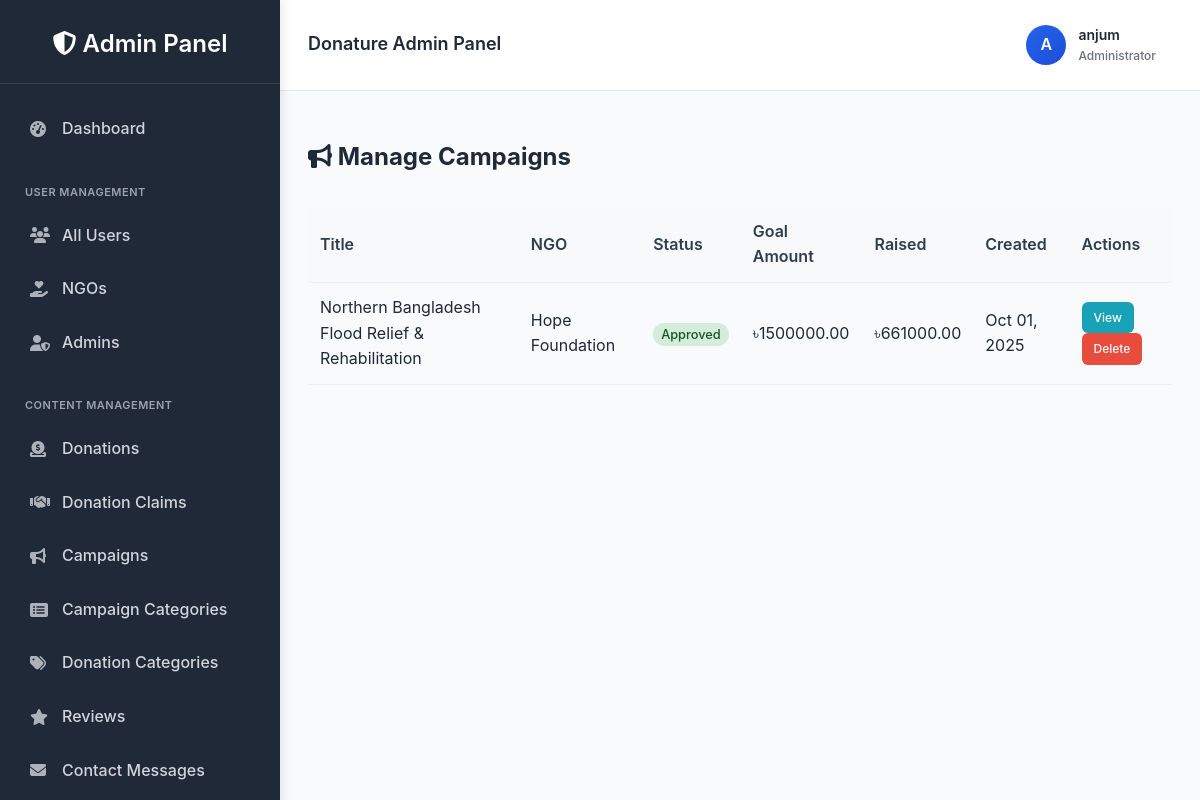
/panel/campaigns/ (signed in), run on the app's committed database.
### donations/models.py (models this page shows, shortened)
class User(AbstractUser):
    USER_TYPE_CHOICES = (
        ('donor/recipient', 'Donor/Recipient'),
        ('ngo', 'NGO'),
        ('admin', 'Admin'),
    )
    user_type = models.CharField(max_length=20, choices=USER_TYPE_CHOICES, blank=True, null=True)
    is_approved = models.BooleanField(default=False)  # For NGO approval
    profile_picture = models.ImageField(upload_to='profile_pics/', blank=True, null=True) # Profile picture field

### ngos/models.py (models this page shows, shortened)
class Campaign(models.Model):
    STATUS_CHOICES = (
        ('pending', 'Pending Approval'),
        ('approved', 'Approved'),
        ('rejected', 'Rejected'),
    )
    ngo = models.ForeignKey(
        User,
        on_delete=models.CASCADE,
        limit_choices_to={'user_type': 'ngo', 'is_approved': True},
        related_name="campaigns"
    )
    title = models.CharField(max_length=200)
    description = models.TextField()
    image = models.ImageField(upload_to="campaigns/", blank=True, null=True)
    goal_amount = models.DecimalField(max_digits=12, decimal_places=2, blank=True, null=True)
    collected_amount = models.DecimalField(max_digits=12, decimal_places=2, default=0)
    start_date = models.DateField(auto_now_add=True)
    end_date = models.DateField(blank=True, null=True)
    category = models.ForeignKey(
        'CampaignCategory',
        on_delete=models.SET_NULL,
        blank=True,
        null=True,
        related_name='campaigns'
    )
    is_active = models.BooleanField(default=True)
    status = models.CharField(max_length=20, choices=STATUS_CHOICES, default='pending')
    created_at = models.DateTimeField(auto_now_add=True)
    approved_at = models.DateTimeField(blank=True, null=True)

class NGOProfile(models.Model):
    user = models.OneToOneField(User, on_delete=models.CASCADE)
    ngo_name = models.CharField(max_length=200, blank=True, null=True)
    reg_certificate = models.FileField(upload_to='documents/', blank=True, null=True)
    email = models.EmailField(blank=True, null=True)
    contact_person = models.CharField(max_length=200, blank=True, null=True)
    nid_birth_certificate = models.FileField(upload_to='documents/', blank=True, null=True)
    city_postal = models.CharField(max_length=100, blank=True, null=True)
    address = models.TextField(blank=True, null=True)
    ngo_type = models.CharField(max_length=100, blank=True, null=True)
    social_link = models.URLField(blank=True, null=True)
    mobile_number = models.CharField(max_length=20, blank=True, null=True)
    is_verified = models.BooleanField(default=False)  # Additional verification flag

### custom_admin/views.py (the view)
    def wrapper(request, *args, **kwargs):
        if not request.user.is_authenticated or request.user.user_type != "admin":
            return HttpResponseForbidden("Access Denied!")
        return view_func(request, *args, **kwargs)

### custom_admin/views.py (called while the page is built)
def admin_only(view_func):
    def wrapper(request, *args, **kwargs):
        if not request.user.is_authenticated or request.user.user_type != "admin":
            return HttpResponseForbidden("Access Denied!")
        return view_func(request, *args, **kwargs)
    return wrapper

def admin_context(request):
    if request.user.is_authenticated and request.user.user_type == 'admin':
        return {
            'pending_ngos_count': User.objects.filter(user_type='ngo', is_approved=False).count(),
            'pending_campaigns_count': Campaign.objects.filter(status='pending').count(),
            'pending_requests_count': RequestItem.objects.filter(status='pending').count(),
        }
    return {}

@login_required
@admin_only
def manage_campaigns(request):
    campaigns = Campaign.objects.all()
    return render(request, "custom_admin/manage_campaigns.html", {"campaigns": campaigns})

### donations/context_processors.py (called while the page is built)
def notifications_context(request):
    if request.user.is_authenticated:
        notifications = Notification.objects.filter(user=request.user).order_by('-created_at')[:5]
        unread_count = Notification.objects.filter(user=request.user, is_read=False).count()
    else:
        notifications = []
        unread_count = 0
    return {
        'notifications': notifications,
        'notifications_unread_count': unread_count
    }

### custom_admin/templates/custom_admin/manage_campaigns.html
{% extends "custom_admin/base_admin.html" %}
{% block content %}
<div class="page-header">
    <h2><i class="fas fa-bullhorn"></i> Manage Campaigns</h2>
</div>
<div class="card">
    <div class="card-body">
        {% if campaigns %}
        <div class="table-responsive">
            <table class="data-table">
                <thead>
                    <tr>
                        <th>Title</th>
                        <th>NGO</th>
                        <th>Status</th>
                        <th>Goal Amount</th>
                        <th>Raised</th>
                        <th>Created</th>
                        <th>Actions</th>
                    </tr>
                </thead>
                <tbody>
                    {% for campaign in campaigns %}
                    <tr>
                        <td>{{ campaign.title }}</td>
                        <td>
    {% if campaign.ngo.ngoprofile and campaign.ngo.ngoprofile.ngo_name %}
        {{ campaign.ngo.ngoprofile.ngo_name }}
    {% else %}
        {{ campaign.ngo.username }}
    {% endif %}
</td>
                        <td>
                            <span class="status-badge {{ campaign.status }}">
                                {{ campaign.status }}
                            </span>
                        </td>
                        <td>৳{{ campaign.goal_amount }}</td>
                        <td>৳{{ campaign.collected_amount }}</td>
                        <td>{{ campaign.created_at|date:"M d, Y" }}</td>
                        <td>
                            <a href="#" class="btn btn-sm btn-info">View</a>
                            <a href="{% url 'delete_campaign' campaign.id %}" class="btn btn-sm btn-danger" onclick="return confirm('Are you sure?')">Delete</a>
                        </td>
                    </tr>
                    {% endfor %}
                </tbody>
            </table>
        </div>
        {% else %}
        <p class="text-muted">No campaigns found.</p>
        {% endif %}
    </div>
</div>
{% endblock %}

### custom_admin/templates/custom_admin/base_admin.html (shortened to what this page needs)
{% load static %}
<!DOCTYPE html>
<html lang="en">
<head>
    <link rel="stylesheet" href="{% static 'custom_admin/css/base_admin.css' %}">
    <link rel="stylesheet" href="https://cdnjs.cloudflare.com/ajax/libs/font-awesome/6.4.0/css/all.min.css">
</head>
<body>
    <div class="admin-container">
        <div class="admin-sidebar">
            <div class="sidebar-header">
                <h2><i class="fas fa-shield-alt"></i> Admin Panel</h2>
            </div>
            <div class="sidebar-menu">
                <a href="{% url 'admin_dashboard' %}" class="menu-item {% if request.resolver_match.url_name == 'admin_dashboard' %}active{% endif %}
">
                    <i class="fas fa-tachometer-alt"></i> Dashboard
                </a>
                <div class="menu-section">User Management</div>
                <a href="{% url 'manage_users' %}" class="menu-item">
                    <i class="fas fa-users"></i> All Users
                </a>
                <a href="{% url 'manage_ngos' %}" class="menu-item">
                    <i class="fas fa-hand-holding-heart"></i> NGOs
                </a>
                <a href="{% url 'manage_admins' %}" class="menu-item">
                    <i class="fas fa-user-shield"></i> Admins
                </a>
                <div class="menu-section">Content Management</div>
                <a href="{% url 'manage_donations' %}" class="menu-item">
                    <i class="fas fa-donate"></i> Donations
                </a>
                <a href="{% url 'manage_donation_claims' %}" class="menu-item">
                    <i class="fas fa-handshake"></i> Donation Claims
                </a>
                <a href="{% url 'manage_campaigns' %}" class="menu-item">
                    <i class="fas fa-bullhorn"></i> Campaigns
                </a>
                <a href="{% url 'manage_campaign_categories' %}" class="menu-item">
    <i class="fas fa-list-alt"></i> Campaign Categories
</a>
<a href="{% url 'manage_categories' %}" class="menu-item">
    <i class="fas fa-tags"></i> Donation Categories
</a>
                <a href="{% url 'manage_reviews' %}" class="menu-item">
                    <i class="fas fa-star"></i> Reviews
                </a>
                <a href="{% url 'contact_messages' %}" class="menu-item">
    <i class="fas fa-envelope"></i> Contact Messages
</a>
            </div>
        </div>
        <div class="admin-content">
            <div class="admin-topbar">
                <div class="topbar-left">
                    <h3>Donature Admin Panel</h3>
                </div>
                <div class="topbar-right">
                    <div class="admin-profile-menu">
                        <div class="profile-info">
                            <div class="profile-avatar">
                                {{ request.user.username|first|upper }}
                            </div>
                            <div>
                                <div class="profile-name">{{ request.user.username }}</div>
                                <div class="profile-role">Administrator</div>
                            </div>
                        </div>
                    </div>
                </div>
            </div>
            <main class="main-content">
                {% block content %}{% endblock %}
            </main>
        </div>
    </div>
</body>
</html>

### custom_admin/static/custom_admin/css/base_admin.css (style rules this page uses)
:root { --primary: #2563eb; --primary-dark: #1d4ed8; --secondary: #ff7e5f; --secondary-light: #feb47b; --accent: #10b981; --danger: #ef4444; --warning: #f59e0b; --background: #f8fafc; --surface: #ffffff; --text-primary: #1f2937; --text-secondary: #6b7280; --border: #e5e7eb; --sidebar-bg: #1f2937; }
body { margin: 0; font-family: 'Inter', 'Segoe UI', Tahoma, Geneva, Verdana, sans-serif; background: var(--background); color: var(--text-primary); line-height: 1.6; }
.admin-container { display: flex; min-height: 100vh; }
.admin-sidebar { width: 280px; background: var(--sidebar-bg); color: white; padding: 25px 0; box-shadow: 2px 0 10px rgba(0, 0, 0, 0.1); position: fixed; height: 100vh; left: 0; top: 0; overflow-y: auto; }
.sidebar-header { padding: 0 20px 20px; text-align: center; border-bottom: 1px solid rgba(255, 255, 255, 0.1); margin-bottom: 20px; }
.sidebar-header h2 { margin: 0; font-size: 24px; font-weight: 600; color: white; }
.sidebar-menu { padding: 0 15px; }
.menu-section { padding: 15px 10px 5px; font-size: 11px; text-transform: uppercase; color: #9ca3af; font-weight: 600; letter-spacing: 0.5px; margin-top: 15px; }
.menu-item { display: flex; align-items: center; padding: 12px 15px; color: #d1d5db; text-decoration: none; border-radius: 6px; margin: 4px 0; transition: all 0.3s ease; font-weight: 500; }
.menu-item i { width: 20px; margin-right: 12px; font-size: 16px; opacity: 0.8; }
.admin-content { flex: 1; display: flex; flex-direction: column; margin-left: 280px; min-height: 100vh; }
.admin-topbar { background: var(--surface); padding: 16px 28px; display: flex; justify-content: space-between; align-items: center; box-shadow: 0 1px 3px rgba(0, 0, 0, 0.1); border-bottom: 1px solid var(--border); }
.topbar-left { display: flex; align-items: center; gap: 16px; }
.admin-topbar h3 { margin: 0; color: var(--text-primary); font-weight: 600; font-size: 18px; }
.topbar-right { display: flex; align-items: center; gap: 16px; }
.admin-profile-menu { position: relative; display: flex; align-items: center; gap: 12px; padding: 8px 16px; border-radius: 8px; transition: all 0.3s ease; cursor: pointer; }
.profile-info { display: flex; align-items: center; gap: 12px; }
.profile-avatar { width: 40px; height: 40px; border-radius: 50%; background: linear-gradient(135deg, var(--primary) 0%, var(--primary-dark) 100%); display: flex; align-items: center; justify-content: center; color: white; font-weight: 600; font-size: 16px; }
.profile-name { color: var(--text-primary); font-weight: 600; font-size: 14px; white-space: nowrap; }
.profile-role { color: var(--text-secondary); font-size: 12px; font-weight: 500; }
.main-content { flex: 1; padding: 28px; background: var(--background); overflow-y: auto; }
.menu-item { animation: slideIn 0.3s ease forwards; opacity: 0; }
.menu-item:nth-child(1) { animation-delay: 0.1s; }
.menu-item:nth-child(3) { animation-delay: 0.3s; }
.menu-item:nth-child(4) { animation-delay: 0.4s; }
.menu-item:nth-child(5) { animation-delay: 0.5s; }
.data-table { width: 100%; border-collapse: collapse; margin-top: 10px; }
.data-table th, .data-table td { padding: 12px; text-align: left; border-bottom: 1px solid #eee; }
.data-table th { background: #f8f9fa; font-weight: 600; color: #2c3e50; }
.status-badge { padding: 4px 8px; border-radius: 12px; font-size: 0.8rem; font-weight: 500; text-transform: capitalize; }
.status-badge.approved { background: #d4edda; color: #155724; }
.btn { padding: 10px 20px; border: none; border-radius: 6px; cursor: pointer; font-size: 14px; font-weight: 500; text-decoration: none; display: inline-block; transition: all 0.3s ease; }
.btn-sm { padding: 6px 12px; font-size: 12px; }
.btn-danger { background: #e74c3c; color: white; }
.btn-info { background: #17a2b8; color: white; }
.table-responsive { overflow-x: auto; }

### data on the page
User: user.username|first "A", user.username "anjum"
Campaign: title "Northern Bangladesh Flood Relief & Rehabilitation", ngo.ngoprofile.ngo_name "Hope Foundation", status "Approved", goal_amount "1500000.00", collected_amount "661000.00", created_at "Oct 01, 2025"
